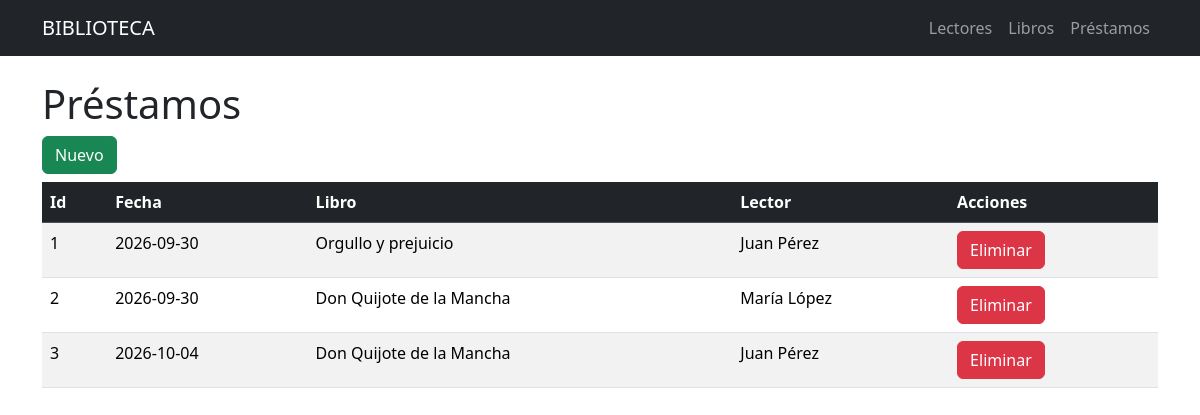
Page /prestamos on the earlier database version.
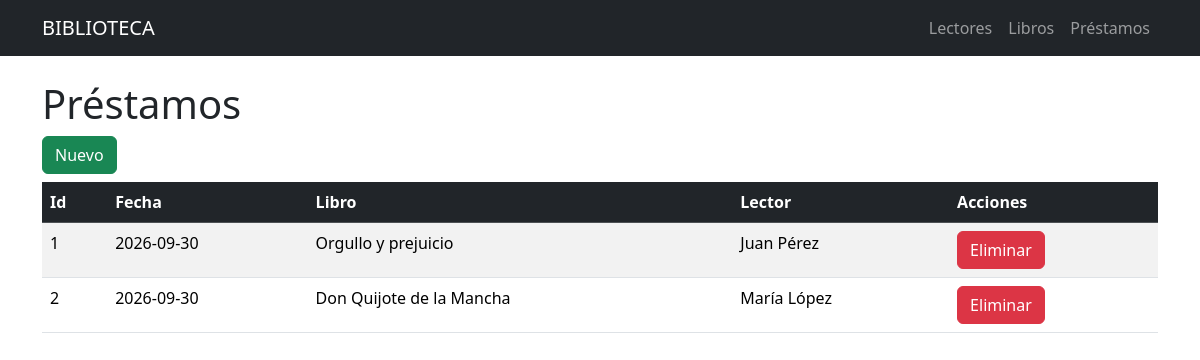
Same page on the later database version.
### tables this page shows
CREATE TABLE prestamos(
        id INTEGER PRIMARY KEY,
        fecha TEXT NOT NULL,
        libro_id INTEGER NOT NULL,
        lector_id INTEGER NOT NULL,
        FOREIGN KEY(libro_id) REFERENCES libros(id),
        FOREIGN KEY(lector_id) REFERENCES lectores(id)
    );

CREATE TABLE libros(
        id INTEGER PRIMARY KEY,
        titulo TEXT NOT NULL,
        autor TEXT NOT NULL
    );

### app.py (the view)
@app.route("/prestamos")
def prestamos():
    conn = get_db_connection()
    prestamos = conn.execute(
        """
        SELECT p.id,
        p.fecha,
        l.titulo AS libro,
        le.nombre || ' ' || le.apellidos AS lector
        FROM prestamos p
        JOIN libros l ON p.libro_id = l.id
        JOIN lectores le ON p.lector_id = le.id
        """
    ).fetchall()
    conn.close()
    return render_template(
        'prestamos.html',
        prestamos=prestamos
    )

### app.py (called while the page is built)
def get_db_connection():
    conn = sqlite3.connect("biblioteca.db")
    conn.row_factory = sqlite3.Row
    return conn

### templates/prestamos.html
{% extends "base.html" %}
{% block content %}
<h1>Préstamos</h1>
<a href="{{ url_for('nuevo_prestamo') }}"
   class="btn btn-success mb-2">
    Nuevo
</a>
<table class="table table-striped table-hover">
    <thead class="table-dark">
        <tr>
            <th>Id</th>
            <th>Fecha</th>
            <th>Libro</th>
            <th>Lector</th>
            <th>Acciones</th>
        </tr>
    </thead>
    <tbody>
        {% for item in prestamos %}
        <tr>
            <td>{{ item.id }}</td>
            <td>{{ item.fecha }}</td>
            <td>{{ item.libro }}</td>
            <td>{{ item.lector }}</td>
            <td>
                <a href="{{ url_for('eliminar_prestamo', id=item.id) }}"
                class="btn btn-danger"
                onclick="return confirm('¿Está seguro?')">
                Eliminar
            </a>
            </td>
        </tr>
        {% endfor %}
    </tbody>
</table>
{% endblock %}

### templates/base.html (shortened to what this page needs)
<!doctype html>
<html lang="es">
<head>
    <link href="https://cdn.jsdelivr.net/npm/bootstrap@5.3.8/dist/css/bootstrap.min.css"
          rel="stylesheet">
</head>
<body>
<nav class="navbar navbar-expand-lg navbar-dark bg-dark">
    <div class="container">
        <a class="navbar-brand" href="#">
            BIBLIOTECA
        </a>
        <div class="navbar-nav">
            <a class="nav-link" href="{{ url_for('lectores') }}">
                Lectores
            </a>
            <a class="nav-link" href="{{ url_for('libros') }}">
                Libros
            </a>
             <a class="nav-link" href="{{ url_for('prestamos') }}">
                Préstamos
            </a>
        </div>
    </div>
</nav>
<div class="container mt-4">
    {% block content %}
    {% endblock %}
</div>
</body>
</html>

Differences in the rows shown:
removed prestamos: id "3", fecha "2026-10-04", libro "Don Quijote de la Mancha", lector "Juan Pérez"
